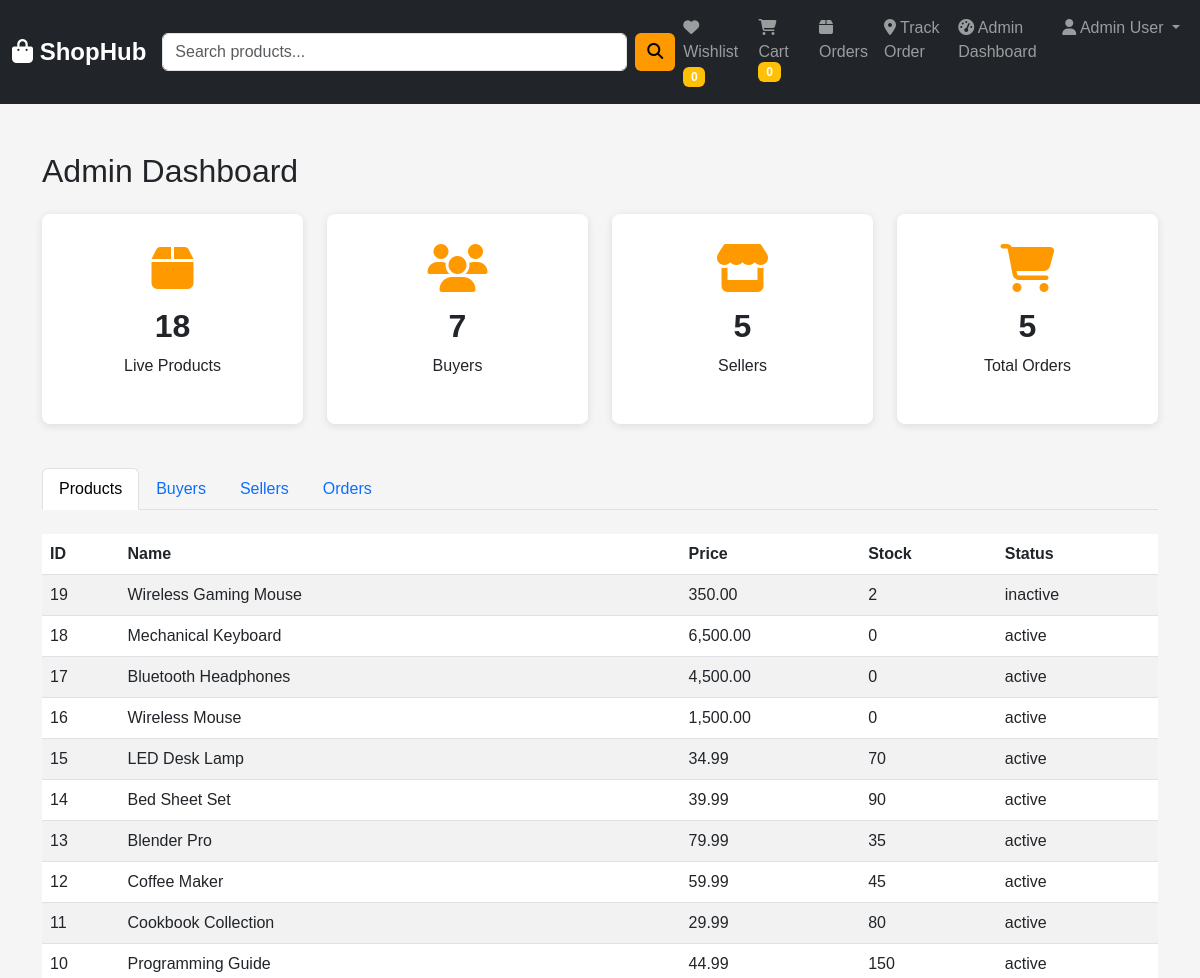
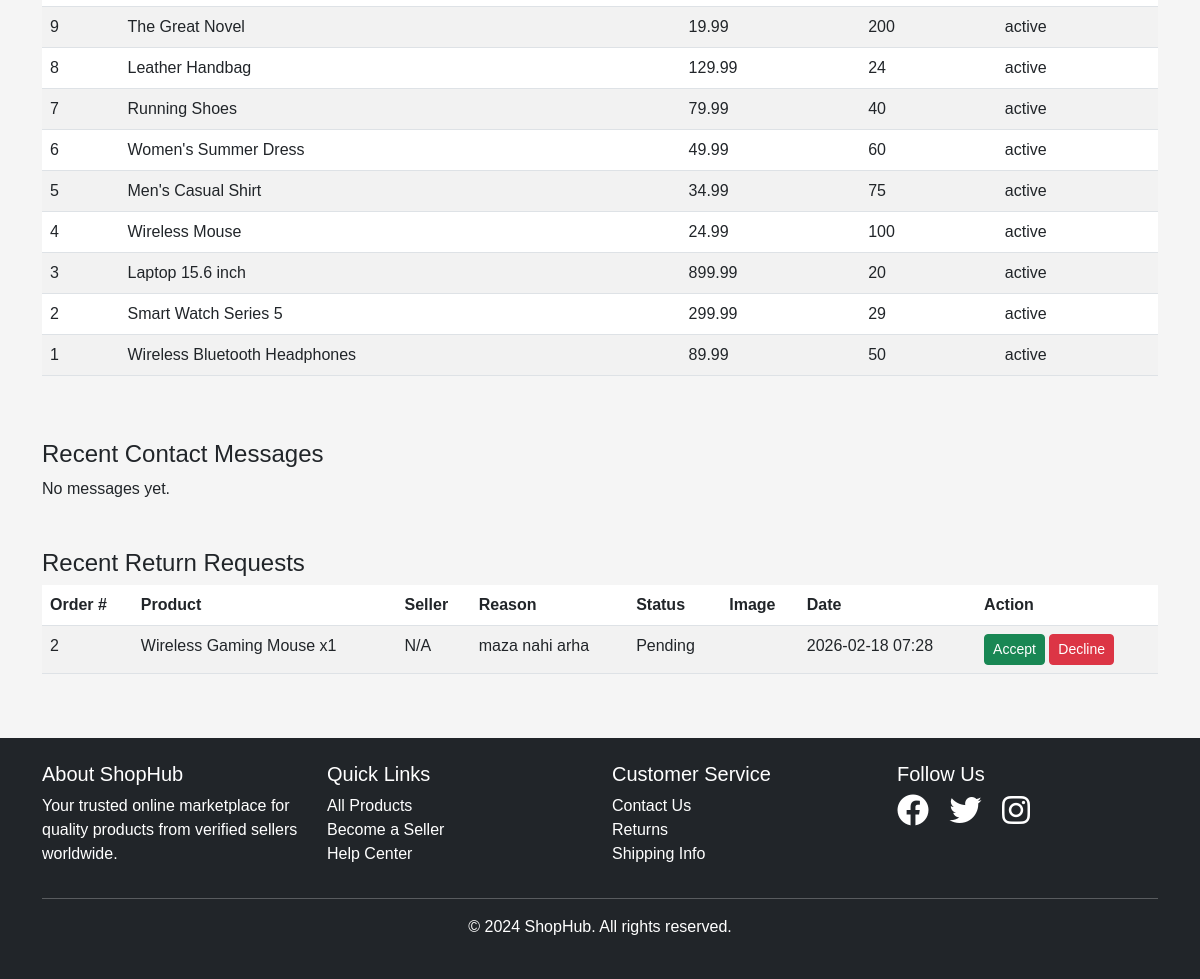
Page /admin/dashboard.php (signed in) on the committed database (2 pictures, top to bottom).
### tables this page shows
CREATE TABLE `products` (
  `id` int(11) NOT NULL,
  `seller_id` int(11) NOT NULL,
  `name` varchar(255) NOT NULL,
  `description` text DEFAULT NULL,
  `price` decimal(10,2) NOT NULL,
  `stock` int(11) DEFAULT 0,
  `category` varchar(100) DEFAULT NULL,
  `image` varchar(255) DEFAULT NULL,
  `status` enum('active','inactive') DEFAULT 'active',
  `created_at` timestamp NOT NULL DEFAULT current_timestamp()
);

CREATE TABLE `return_requests` (
  `id` int(11) NOT NULL AUTO_INCREMENT,
  `order_number` varchar(50) NOT NULL,
  `product_name` varchar(255) NOT NULL,
  `product_id` int(11) DEFAULT NULL,
  `seller_id` int(11) DEFAULT NULL,
  `buyer_id` int(11) DEFAULT NULL,
  `reason` text NOT NULL,
  `status` varchar(20) NOT NULL DEFAULT 'pending',
  `image` varchar(255) DEFAULT NULL,
  `created_at` timestamp NOT NULL DEFAULT current_timestamp(),
  PRIMARY KEY (`id`)
);

### admin/dashboard.php (the view, shortened to what this page needs)
<?php
require_once '../config/database.php';
$stmt = $pdo->query("SELECT COUNT(*) as cnt FROM products WHERE status = 'active'");
$live_products = $stmt->fetch()['cnt'];
$stmt = $pdo->query("SELECT COUNT(*) as cnt FROM users WHERE user_type = 'buyer'");
$buyers_count = $stmt->fetch()['cnt'];
$stmt = $pdo->query("SELECT COUNT(*) as cnt FROM users WHERE user_type = 'seller'");
$sellers_count = $stmt->fetch()['cnt'];
$stmt = $pdo->query("SELECT COUNT(*) as cnt FROM orders");
$total_orders = $stmt->fetch()['cnt'];
$all_products = $pdo->query("SELECT id, name, price, stock, status FROM products ORDER BY id DESC")->fetchAll();
$stmt = $pdo->query("SELECT * FROM contacts ORDER BY created_at DESC LIMIT 10");
$contacts = $stmt->fetchAll();
$stmt = $pdo->query("SELECT r.*, u.full_name AS seller_name FROM return_requests r LEFT JOIN users u ON r.seller_id = u.id ORDER BY r.created_at DESC LIMIT 10");
$return_requests = $stmt->fetchAll();
?>
<!DOCTYPE html>
<html lang="en">
<head>
    <link href="https://cdn.jsdelivr.net/npm/bootstrap@5.3.0/dist/css/bootstrap.min.css" rel="stylesheet">
    <link rel="stylesheet" href="https://cdnjs.cloudflare.com/ajax/libs/font-awesome/6.4.0/css/all.min.css">
    <link rel="stylesheet" href="../assets/css/style.css">
</head>
<body>
    <?php include '../includes/header.php'; ?>
    <div class="container my-5">
        <h2 class="mb-4">Admin Dashboard</h2>
        <div class="row mb-4">
            <div class="col-md-3">
                <div class="dashboard-card">
                    <i class="fas fa-box"></i>
                    <h3><?= $live_products ?></h3>
                    <p>Live Products</p>
                </div>
            </div>
            <div class="col-md-3">
                <div class="dashboard-card">
                    <i class="fas fa-users"></i>
                    <h3><?= $buyers_count ?></h3>
                    <p>Buyers</p>
                </div>
            </div>
            <div class="col-md-3">
                <div class="dashboard-card">
                    <i class="fas fa-store"></i>
                    <h3><?= $sellers_count ?></h3>
                    <p>Sellers</p>
                </div>
            </div>
            <div class="col-md-3">
                <div class="dashboard-card">
                    <i class="fas fa-shopping-cart"></i>
                    <h3><?= $total_orders ?></h3>
                    <p>Total Orders</p>
                </div>
            </div>
        </div>
        <ul class="nav nav-tabs mb-4" id="adminTabs" role="tablist">
            <li class="nav-item" role="presentation">
                <button class="nav-link active" id="products-tab" data-bs-toggle="tab" data-bs-target="#products" type="button" role="tab">Products</button>
            </li>
            <li class="nav-item" role="presentation">
                <button class="nav-link" id="buyers-tab" data-bs-toggle="tab" data-bs-target="#buyers" type="button" role="tab">Buyers</button>
            </li>
            <li class="nav-item" role="presentation">
                <button class="nav-link" id="sellers-tab" data-bs-toggle="tab" data-bs-target="#sellers" type="button" role="tab">Sellers</button>
            </li>
            <li class="nav-item" role="presentation">
                <button class="nav-link" id="orders-tab" data-bs-toggle="tab" data-bs-target="#orders" type="button" role="tab">Orders</button>
            </li>
        </ul>
        <div class="tab-content mb-5" id="adminTabsContent">
            <div class="tab-pane fade show active" id="products" role="tabpanel">
                <?php if(empty($all_products)): ?>
                    <p>No products available.</p>
                <?php else: ?>
                    <div class="table-responsive">
                    <table class="table table-striped">
                        <thead><tr><th>ID</th><th>Name</th><th>Price</th><th>Stock</th><th>Status</th></tr></thead>
                        <tbody>
                        <?php foreach($all_products as $p): ?>
                            <tr>
                                <td><?= $p['id'] ?></td>
                                <td><?= htmlspecialchars($p['name']) ?></td>
                                <td><?= number_format($p['price'],2) ?></td>
                                <td><?= $p['stock'] ?></td>
                                <td><?= htmlspecialchars($p['status']) ?></td>
                            </tr>
                        <?php endforeach; ?>
                        </tbody>
                    </table>
                    </div>
                <?php endif; ?>
            </div>
        </div>
        <div class="mb-5">
            <h4>Recent Contact Messages</h4>
            <?php if(empty($contacts)): ?>
                <p>No messages yet.</p>
            <?php endif; ?>
        </div>
        <div class="mb-5">
            <h4>Recent Return Requests</h4>
            <?php if(empty($return_requests)): ?>
                <p>No return requests yet.</p>
            <?php else: ?>
                <div class="table-responsive">
                <table class="table table-striped">
                    <thead><tr><th>Order #</th><th>Product</th><th>Seller</th><th>Reason</th><th>Status</th><th>Image</th><th>Date</th><th>Action</th></tr></thead>
                    <tbody>
                    <?php foreach($return_requests as $r): ?>
                        <tr>
                            <td><?= htmlspecialchars($r['order_number']) ?></td>
                            <td><?= htmlspecialchars($r['product_name']) ?></td>
                            <td><?= htmlspecialchars($r['seller_name'] ?? 'N/A') ?></td>
                            <td><?= htmlspecialchars($r['reason']) ?></td>
                            <td><?= ucfirst($r['status'] ?? 'pending') ?></td>
                            <td><?php if($r['image']): ?><a href="<?= BASE_URL ?>/<?= htmlspecialchars($r['image']) ?>" target="_blank">View</a><?php endif; ?></td>
                            <td><?= date('Y-m-d H:i', strtotime($r['created_at'])) ?></td>
                            <td>
                                <?php if(($r['status'] ?? 'pending') === 'pending'): ?>
                                    <form method="post" class="d-inline">
                                        <button type="submit" name="return_action" value="accepted" class="btn btn-sm btn-success">Accept</button>
                                    </form>
                                    <form method="post" class="d-inline">
                                        <button type="submit" name="return_action" value="declined" class="btn btn-sm btn-danger">Decline</button>
                                    </form>
                                <?php endif; ?>
                            </td>
                        </tr>
                    <?php endforeach; ?>
                    </tbody>
                </table>
                </div>
            <?php endif; ?>
        </div>
    </div>
    <?php include '../includes/footer.php'; ?>
</body>
</html>

### includes/header.php (shortened to what this page needs)
<?php
$user_id   = $_SESSION['user_id']   ?? null;
$user_type = $_SESSION['user_type'] ?? null;
$full_name = $_SESSION['full_name'] ?? 'User';
?>
<nav class="navbar navbar-expand-lg navbar-dark bg-dark sticky-top">
    <div class="container-fluid">
        <a class="navbar-brand" href="<?= BASE_URL ?>/index.php">
            <i class="fas fa-shopping-bag"></i> ShopHub
        </a>
        <div class="collapse navbar-collapse" id="navbarNav">
            <form class="d-flex mx-auto search-form" action="<?= BASE_URL ?>/products.php" method="GET" autocomplete="off">
                <input
                    class="form-control me-2"
                    type="search"
                    name="search"
                    id="globalSearch"
                    placeholder="Search products..."
                    style="width: 500px;"
                >
                <button class="btn btn-warning" type="submit">
                    <i class="fas fa-search"></i>
                </button>
            </form>
            <ul class="navbar-nav ms-auto">
                <li class="nav-item">
                    <a class="nav-link" href="<?= BASE_URL ?>/wishlist.php">
                        <i class="fas fa-heart"></i> Wishlist
                        <span class="badge bg-warning" id="wishlist-count">0</span>
                    </a>
                </li>
                <li class="nav-item">
                    <a class="nav-link" href="<?= BASE_URL ?>/cart.php">
                        <i class="fas fa-shopping-cart"></i> Cart
                        <span class="badge bg-warning" id="cart-count">0</span>
                    </a>
                </li>
                <?php if($user_id): ?>
                    <li class="nav-item">
                        <a class="nav-link" href="<?= BASE_URL ?>/orders.php">
                            <i class="fas fa-box"></i> Orders
                        </a>
                    </li>
                    <li class="nav-item">
                        <a class="nav-link" href="<?= BASE_URL ?>/track-order.php">
                            <i class="fas fa-map-marker-alt"></i> Track Order
                        </a>
                    </li>
                    <?php if($user_type === 'admin'): ?>
                    <li class="nav-item">
                        <a class="nav-link" href="<?= BASE_URL ?>/admin/dashboard.php">
                            <i class="fas fa-tachometer-alt"></i> Admin Dashboard
                        </a>
                    </li>
                    <?php endif; ?>
                    <li class="nav-item dropdown">
                        <a class="nav-link dropdown-toggle" href="#" id="userDropdown" role="button" data-bs-toggle="dropdown">
                            <i class="fas fa-user"></i> <?= htmlspecialchars($full_name) ?>
                        </a>
                    </li>
                <?php endif; ?>
            </ul>
        </div>
    </div>
</nav>

### includes/footer.php
<footer class="bg-dark text-white mt-5 py-4">
    <div class="container">
        <div class="row">
            <div class="col-md-3">
                <h5>About ShopHub</h5>
                <p>Your trusted online marketplace for quality products from verified sellers worldwide.</p>
            </div>
            <div class="col-md-3">
                <h5>Quick Links</h5>
                <ul class="list-unstyled">
                    <li><a href="<?= BASE_URL ?>/products.php" class="text-white">All Products</a></li>
                    <li><a href="<?= BASE_URL ?>/register.php?type=seller" class="text-white">Become a Seller</a></li>
                    <li><a href="<?= BASE_URL ?>/help-center.php" class="text-white">Help Center</a></li>
                </ul>
            </div>
            <div class="col-md-3">
                <h5>Customer Service</h5>
                <ul class="list-unstyled">
                    <li><a href="<?= BASE_URL ?>/contact.php" class="text-white">Contact Us</a></li>
                    <li><a href="<?= BASE_URL ?>/returns.php" class="text-white">Returns</a></li>
                    <li><a href="#" class="text-white">Shipping Info</a></li>
                </ul>
            </div>
            <div class="col-md-3">
                <h5>Follow Us</h5>
                <div class="social-links">
                    <a href="#" class="text-white me-3"><i class="fab fa-facebook fa-2x"></i></a>
                    <a href="#" class="text-white me-3"><i class="fab fa-twitter fa-2x"></i></a>
                    <a href="#" class="text-white me-3"><i class="fab fa-instagram fa-2x"></i></a>
                </div>
            </div>
        </div>
        <hr class="bg-white">
        <div class="text-center">
            <p>&copy; 2024 ShopHub. All rights reserved.</p>
        </div>
    </div>
</footer>

### assets/css/style.css (style rules this page uses)
:root { --primary-color: #232f3e; --secondary-color: #febd69; --accent-color: #ff9900; }
body { font-family: 'Arial', sans-serif; background-color: #f5f5f5; }
.navbar-brand { font-size: 1.5rem; font-weight: bold; }
.btn-warning { background-color: var(--accent-color); border: none; }
#cart-count { position: relative; top: -5px; }
.search-form { width: 50%; }
footer a { text-decoration: none; }
.dashboard-card { background: white; padding: 30px; border-radius: 8px; box-shadow: 0 2px 8px rgba(0,0,0,0.1); text-align: center; margin-bottom: 20px; }
.dashboard-card i { font-size: 3rem; margin-bottom: 15px; color: var(--accent-color); }
.dashboard-card h3 { font-size: 2rem; font-weight: bold; }

### rows in the picture
products: id "19", name "Wireless Gaming Mouse", price "350.00", stock "2", status "inactive"
products: id "18", name "Mechanical Keyboard", price "6,500.00", stock "0", status "active"
products: id "17", name "Bluetooth Headphones", price "4,500.00", stock "0", status "active"
products: id "16", name "Wireless Mouse", price "1,500.00", stock "0", status "active"
products: id "15", name "LED Desk Lamp", price "34.99", stock "70", status "active"
products: id "14", name "Bed Sheet Set", price "39.99", stock "90", status "active"
products: id "13", name "Blender Pro", price "79.99", stock "35", status "active"
products: id "12", name "Coffee Maker", price "59.99", stock "45", status "active"
products: id "11", name "Cookbook Collection", price "29.99", stock "80", status "active"
products: id "10", name "Programming Guide", price "44.99", stock "150", status "active"
products: id "9", name "The Great Novel", price "19.99", stock "200", status "active"
products: id "8", name "Leather Handbag", price "129.99", stock "24", status "active"
products: id "7", name "Running Shoes", price "79.99", stock "40", status "active"
products: id "6", name "Women's Summer Dress", price "49.99", stock "60", status "active"
products: id "5", name "Men's Casual Shirt", price "34.99", stock "75", status "active"
products: id "4", name "Wireless Mouse", price "24.99", stock "100", status "active"
products: id "3", name "Laptop 15.6 inch", price "899.99", stock "20", status "active"
products: id "2", name "Smart Watch Series 5", price "299.99", stock "29", status "active"
products: id "1", name "Wireless Bluetooth Headphones", price "89.99", stock "50", status "active"
return_requests: order_number "2", product_name "Wireless Gaming Mouse x1", seller_name "N/A", reason "maza nahi arha", status "Pending", created_at "2026-02-18 07:28"

### other values in the picture
$full_name "Admin User"
$live_products "18"
$buyers_count "7"
$sellers_count "5"
$total_orders "5"
